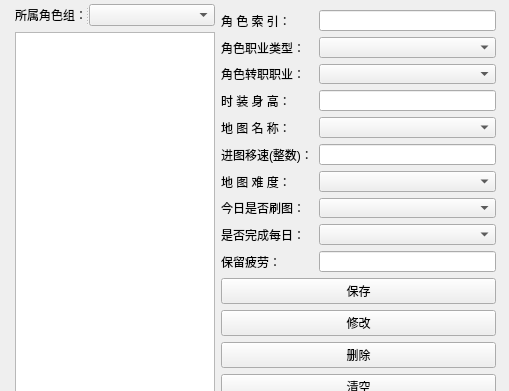
<?xml version="1.0" encoding="UTF-8"?>
<ui version="4.0">
 <class>Form</class>
 <widget class="QWidget" name="Form">
  <property name="geometry">
   <rect>
    <x>0</x>
    <y>0</y>
    <width>509</width>
    <height>391</height>
   </rect>
  </property>
  <property name="windowTitle">
   <string>角色配置</string>
  </property>
  <widget class="QWidget" name="layoutWidget">
   <property name="geometry">
    <rect>
     <x>15</x>
     <y>4</y>
     <width>481</width>
     <height>396</height>
    </rect>
   </property>
   <layout class="QFormLayout" name="formLayout_2">
    <property name="horizontalSpacing">
     <number>6</number>
    </property>
    <item row="0" column="0">
     <layout class="QVBoxLayout" name="verticalLayout">
      <item>
       <widget class="QSplitter" name="splitter">
        <property name="orientation">
         <enum>Qt::Horizontal</enum>
        </property>
        <widget class="QLabel" name="label_7">
         <property name="maximumSize">
          <size>
           <width>70</width>
           <height>16777215</height>
          </size>
         </property>
         <property name="text">
          <string>所属角色组：</string>
         </property>
        </widget>
        <widget class="QComboBox" name="settingsGroupComboBox"/>
       </widget>
      </item>
      <item>
       <widget class="QListView" name="roleIndexList">
        <property name="maximumSize">
         <size>
          <width>200</width>
          <height>16777215</height>
         </size>
        </property>
       </widget>
      </item>
     </layout>
    </item>
    <item row="0" column="1">
     <layout class="QVBoxLayout" name="verticalLayout_3">
      <item>
       <layout class="QVBoxLayout" name="verticalLayout_2">
        <item>
         <layout class="QFormLayout" name="formLayout">
          <item row="2" column="0">
           <widget class="QLabel" name="label">
            <property name="text">
             <string>角 色 索 引：</string>
            </property>
           </widget>
          </item>
          <item row="2" column="1">
           <widget class="QLineEdit" name="roleIndex"/>
          </item>
          <item row="3" column="0">
           <widget class="QLabel" name="label_2">
            <property name="text">
             <string>角色职业类型：</string>
            </property>
           </widget>
          </item>
          <item row="3" column="1">
           <widget class="QComboBox" name="roleOccupationTypeComboBox"/>
          </item>
          <item row="6" column="0">
           <widget class="QLabel" name="label_3">
            <property name="text">
             <string>地 图 名 称：</string>
            </property>
           </widget>
          </item>
          <item row="6" column="1">
           <widget class="QComboBox" name="mapNameComboBox"/>
          </item>
          <item row="8" column="0">
           <widget class="QLabel" name="label_4">
            <property name="text">
             <string>地 图 难 度：</string>
            </property>
           </widget>
          </item>
          <item row="8" column="1">
           <widget class="QComboBox" name="mapLevelComboBox"/>
          </item>
          <item row="9" column="0">
           <widget class="QLabel" name="label_5">
            <property name="text">
             <string>今日是否刷图：</string>
            </property>
           </widget>
          </item>
          <item row="9" column="1">
           <widget class="QComboBox" name="isBrushComboBox"/>
          </item>
          <item row="10" column="0">
           <widget class="QLabel" name="label_6">
            <property name="text">
             <string>是否完成每日：</string>
            </property>
           </widget>
          </item>
          <item row="10" column="1">
           <widget class="QComboBox" name="isDailyTaskComboBox"/>
          </item>
          <item row="11" column="0">
           <widget class="QLabel" name="label_8">
            <property name="text">
             <string>保留疲劳：</string>
            </property>
           </widget>
          </item>
          <item row="11" column="1">
           <widget class="QLineEdit" name="retainPL"/>
          </item>
          <item row="4" column="1">
           <widget class="QComboBox" name="roleOccupationComboBox"/>
          </item>
          <item row="1" column="1">
           <spacer name="verticalSpacer_2">
            <property name="orientation">
             <enum>Qt::Vertical</enum>
            </property>
            <property name="sizeHint" stdset="0">
             <size>
              <width>20</width>
              <height>40</height>
             </size>
            </property>
           </spacer>
          </item>
          <item row="4" column="0">
           <widget class="QLabel" name="label_9">
            <property name="text">
             <string>角色转职职业：</string>
            </property>
           </widget>
          </item>
          <item row="5" column="0">
           <widget class="QLabel" name="label_10">
            <property name="text">
             <string>时 装 身 高：</string>
            </property>
           </widget>
          </item>
          <item row="5" column="1">
           <widget class="QLineEdit" name="player_height"/>
          </item>
          <item row="7" column="0">
           <widget class="QLabel" name="label_11">
            <property name="text">
             <string>进图移速(整数)：</string>
            </property>
           </widget>
          </item>
          <item row="7" column="1">
           <widget class="QLineEdit" name="moving_Speed"/>
          </item>
         </layout>
        </item>
        <item>
         <widget class="QPushButton" name="saveRoleSettingsBtn">
          <property name="text">
           <string>保存</string>
          </property>
         </widget>
        </item>
        <item>
         <widget class="QPushButton" name="modifyRoleSettingsBtn">
          <property name="text">
           <string>修改</string>
          </property>
         </widget>
        </item>
        <item>
         <widget class="QPushButton" name="delRoleSettingsBtn">
          <property name="text">
           <string>删除</string>
          </property>
         </widget>
        </item>
        <item>
         <widget class="QPushButton" name="delAllRoleSettingsBtn">
          <property name="text">
           <string>清空</string>
          </property>
         </widget>
        </item>
        <item>
         <spacer name="verticalSpacer">
          <property name="orientation">
           <enum>Qt::Vertical</enum>
          </property>
          <property name="sizeHint" stdset="0">
           <size>
            <width>20</width>
            <height>40</height>
           </size>
          </property>
         </spacer>
        </item>
       </layout>
      </item>
     </layout>
    </item>
   </layout>
  </widget>
 </widget>
 <resources/>
 <connections>
  <connection>
   <sender>saveRoleSettingsBtn</sender>
   <signal>clicked()</signal>
   <receiver>Form</receiver>
   <slot>save_role_settings()</slot>
   <hints>
    <hint type="sourcelabel">
     <x>492</x>
     <y>275</y>
    </hint>
    <hint type="destinationlabel">
     <x>502</x>
     <y>209</y>
    </hint>
   </hints>
  </connection>
  <connection>
   <sender>delRoleSettingsBtn</sender>
   <signal>clicked()</signal>
   <receiver>Form</receiver>
   <slot>del_role_settings()</slot>
   <hints>
    <hint type="sourcelabel">
     <x>492</x>
     <y>304</y>
    </hint>
    <hint type="destinationlabel">
     <x>502</x>
     <y>250</y>
    </hint>
   </hints>
  </connection>
  <connection>
   <sender>delAllRoleSettingsBtn</sender>
   <signal>clicked()</signal>
   <receiver>Form</receiver>
   <slot>delall_role_settings()</slot>
   <hints>
    <hint type="sourcelabel">
     <x>492</x>
     <y>333</y>
    </hint>
    <hint type="destinationlabel">
     <x>496</x>
     <y>313</y>
    </hint>
   </hints>
  </connection>
 </connections>
 <slots>
  <slot>save_role_settings()</slot>
  <slot>del_role_settings()</slot>
  <slot>delall_role_settings()</slot>
 </slots>
</ui>
